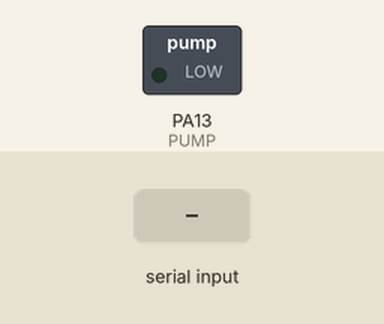
Recording of a sketch running on a simulated STM32 Blue Pill. On the bench: switched loads named in the sketch (green lamp = pin HIGH). The test bench sets the inputs (shaded band).

Above: at 1.2 s.
1.3 s: "1" received over the second serial link
At 2.5 s:
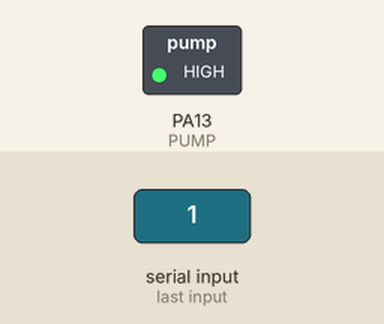
2.8 s: "2" received over the second serial link
At 3.7 s:
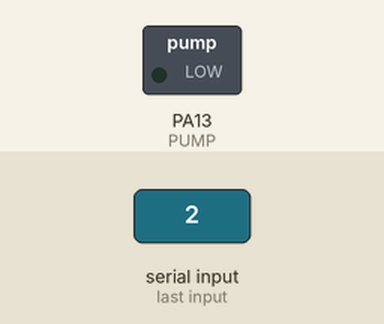
Timing chart, 0 to 5.8 s (numbered marks = the images above; inputs shaded):
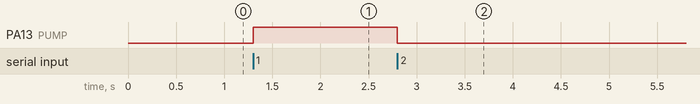

Measured:
- after the input at 1.3 s, PA13 (PUMP): LOW → HIGH at once
- after the input at 2.8 s, PA13 (PUMP): HIGH → LOW at once

The sketch:

EMECSthon_pump_stm.ino
```cpp
HardwareSerial Serial1(PA10, PA9);

char InfoAPP;
int PUMP = 13;

void setup() {
  pinMode(PUMP,OUTPUT);
  Serial1.begin(9600);
}

void loop() {

  InfoAPP = Serial1.read();

  if ( InfoAPP == '2')
  {
    digitalWrite(PUMP, LOW);
  }

  if ( InfoAPP == '1')
  {
    digitalWrite(PUMP, HIGH);
  }
}
```
